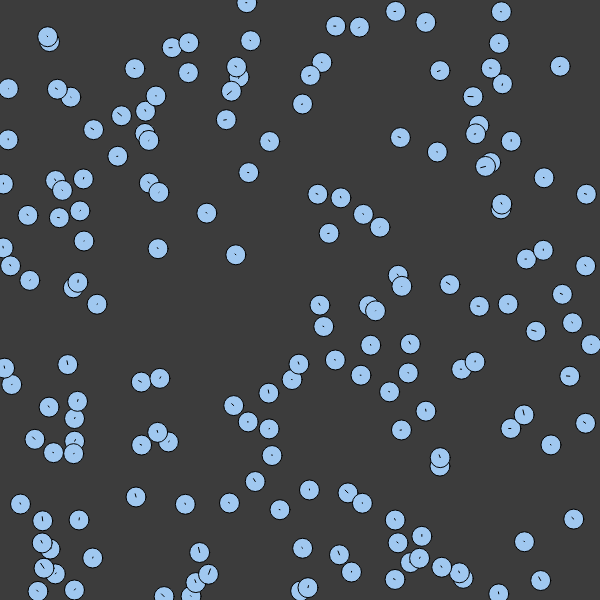
Frame 1 (no input)
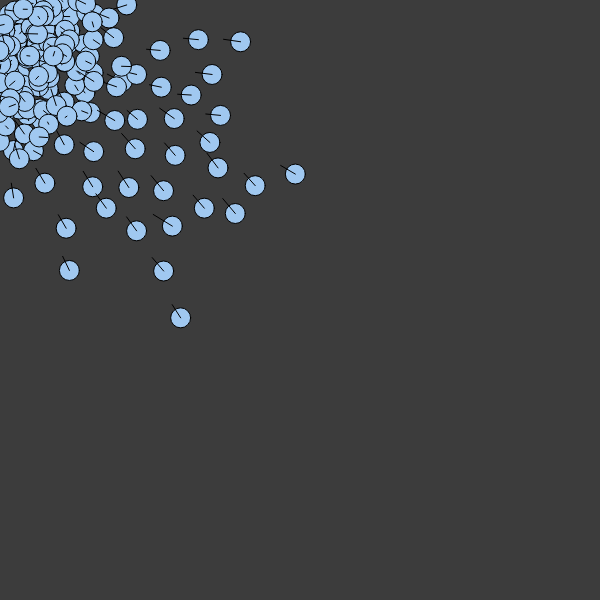
Frame 60 (no input)
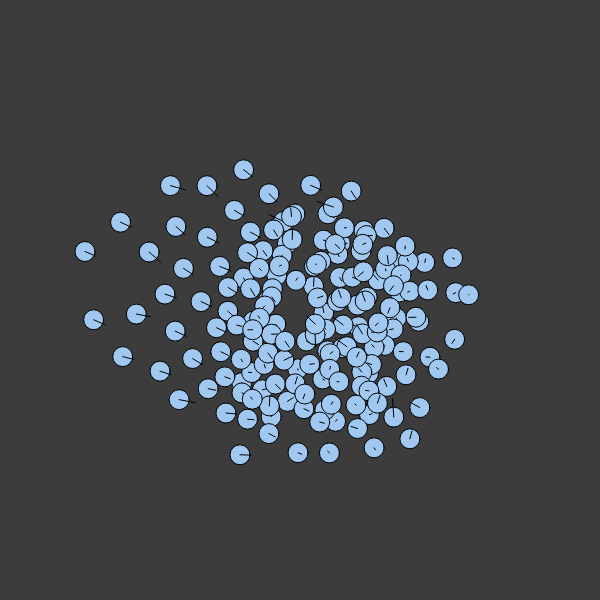
Frame 120 (the mouse pressed at the canvas centre since frame 60)

The p5.js sketch that drew these frames (run headless with seeded random() and noise() and a simulated clock; from frame 60 on, the mouse is pressed at the canvas centre):

// p5.js sketch
// ── sketch.js
let particles = []
let winSize = 600
let physics
let gSlider

function setup() {
  createCanvas(winSize, winSize)

  for (var i = 0; i < 170; i++) {
    var x = Math.random() * winSize;
    var y = Math.random() * winSize;
    particles.push(new Particle(createVector(x, y)))
  }


  physics = new Physics();
  physics.setup()

  gSlider = createSlider(-0, 2, 0.0, 0.01);
}

function draw() {
  background(60)
  physics.gravityF = gSlider.value()

  physics.repulsion(particles)
  //physics.attract(particles)

  for (var particle of particles) {
    physics.gravity(particle)
    physics.bounce(particle)
    physics.upthrust(particle)
    physics.mouseForce(particle)
    physics.mouseAttract(particle)
    physics.drag(particle)
    particle.update()
    particle.show()

  }

//  noLoop()

}

// ── particle.js
class Particle{

  constructor(pos){
    this.position = pos
    //this.velocity = p5.Vector.random2D().mult(2)
    this.velocity = createVector(0, 0)
    this.mass = Math.random() * 2 + 0.6
    //this.mass = 1
    this.acceleration = createVector(0, 0)
  }

  applyForce(force){
    //A = F / M
    this.acceleration.add(force.div(this.mass))
  }

  show(){
    fill(160, 200, 240)
    ellipse(this.position.x, this.position.y, 20)
    this.showDir()
  }

  showDir(){
    fill(255)
    //strokeWeight(2)
    var dir = this.velocity.copy()
    dir.mult(2)
    //console.log(this.position.x,
      //this.position.y,
      //this.position.x + dir.x,
      //this.position.y + dir.y)
    line(this.position.x,
      this.position.y,
      this.position.x + dir.x,
      this.position.y + dir.y)
  }

  update(){
    this.velocity.add(this.acceleration)
    //this.velocity = this.acceleration.copy()
    this.position.add(this.velocity)
    this.resetAcceleration()
  }

  resetAcceleration(){
    this.acceleration.x = 0
    this.acceleration.y = 0
  }
}

// ── physics.js
class Physics{

  setup(){
      this.gravityF = 0.4;
      this.dragF = 0.95;
  }

  gravity(obj){
    // m1 * m2 / (d^2)
    //var d = height - obj.position.y
    //var force = createVector(0, 50000 * obj.mass / (d * d))
    //force.setMag(min(force.mag(), 20))
    //obj.applyForce(force)

    //this.gravityF += (Math.random() - 0.7) * 0.2;

    obj.applyForce(createVector(0, this.gravityF))
  }

  repulsion(objs){
    for (var i = 0; i < objs.length; i++) {
      var force = createVector(0, 0)
      for (var j = 0; j < objs.length; j++) {
        if(i != j){
          var f = p5.Vector.sub(objs[i].position, objs[j].position)
          if(f.mag() < 40){
            f.div(f.mag() * f.mag())
            //f.div(f.mag())
            force.add(f)
          }
        }
      }
      force.mult(20)

      force.setMag(min(force.mag(), 1))
      objs[i].applyForce(force)
    }
  }

  attract(objs){
    var attractorPos = createVector(width / 2, height / 2)
    for (var i = 0; i < objs.length; i++) {
      var force = p5.Vector.sub(attractorPos, objs[i].position)

      force.setMag(min(force.mag(), 0.1))
      objs[i].applyForce(force)
    }
  }

  mouseForce(obj){
    var mousePos = createVector(mouseX, mouseY);
    var force = p5.Vector.sub(obj.position, mousePos)
    if(force.mag() < 100){
      force.div(force.mag() * force.mag())

      force.mult(40)

      force.setMag(min(force.mag(), 10))
      obj.applyForce(force)
    }
  }


  mouseAttract(obj){
    var mousePos = createVector(mouseX, mouseY);
    var force = p5.Vector.sub(mousePos, obj.position) //<-- COOL
    if(force.mag() < 40){
      force.div(force.mag() * force.mag())
    }
    force.mult(10)

    force.setMag(min(force.mag(), 1))
    obj.applyForce(force)
  }

  bounce(obj){
    var bounceCoef = -0.7

    var f = createVector(0, 0)
    if (obj.position.y < 0) {
      obj.velocity.y *= bounceCoef
      obj.position.y = 0
    }

    if (obj.position.y > height) {
      obj.velocity.y *= bounceCoef
      obj.position.y = height

    }

    if (obj.position.x < 0) {
      obj.velocity.x *= bounceCoef
      obj.position.x = 0
    }

    if (obj.position.x > width) {
      obj.velocity.x *= bounceCoef
      obj.position.x = width
    }
  }

  upthrust(obj){
    var upthrustCoef = 0.5;

    var f = createVector(0, 0)



    if (obj.position.y < 100) {
      f.y = upthrustCoef;
      obj.applyForce(f)
    }

    if (obj.position.y > height - 40) {
      f.y = -upthrustCoef;
      obj.applyForce(f)
    }

    if (obj.position.x < 0) {
      f.x = upthrustCoef;
      obj.applyForce(f)
    }

    if (obj.position.x > width) {
      f.x = -upthrustCoef;
      obj.applyForce(f)
    }
  }

  drag(obj){
    obj.velocity.mult(this.dragF)
  }
}
